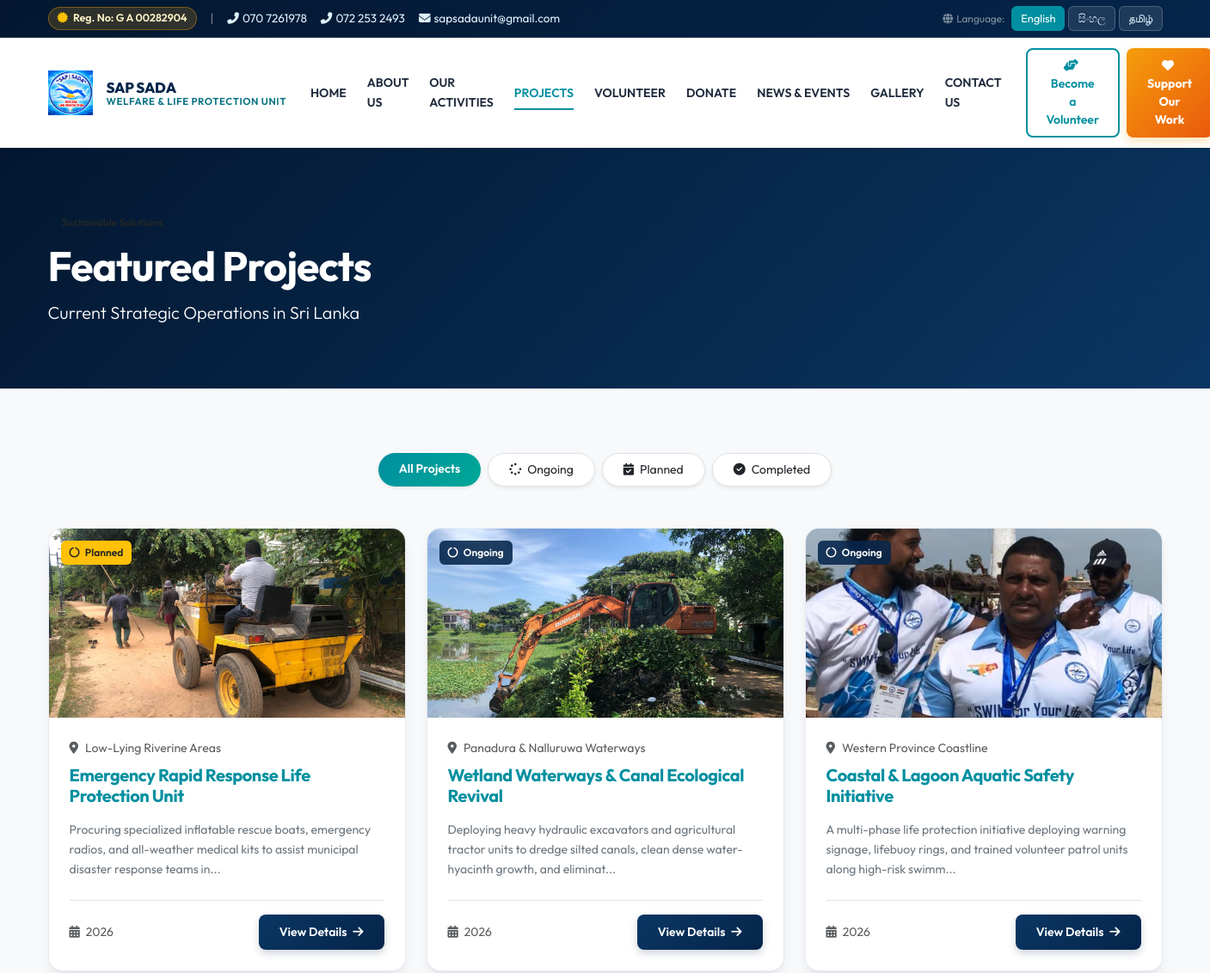
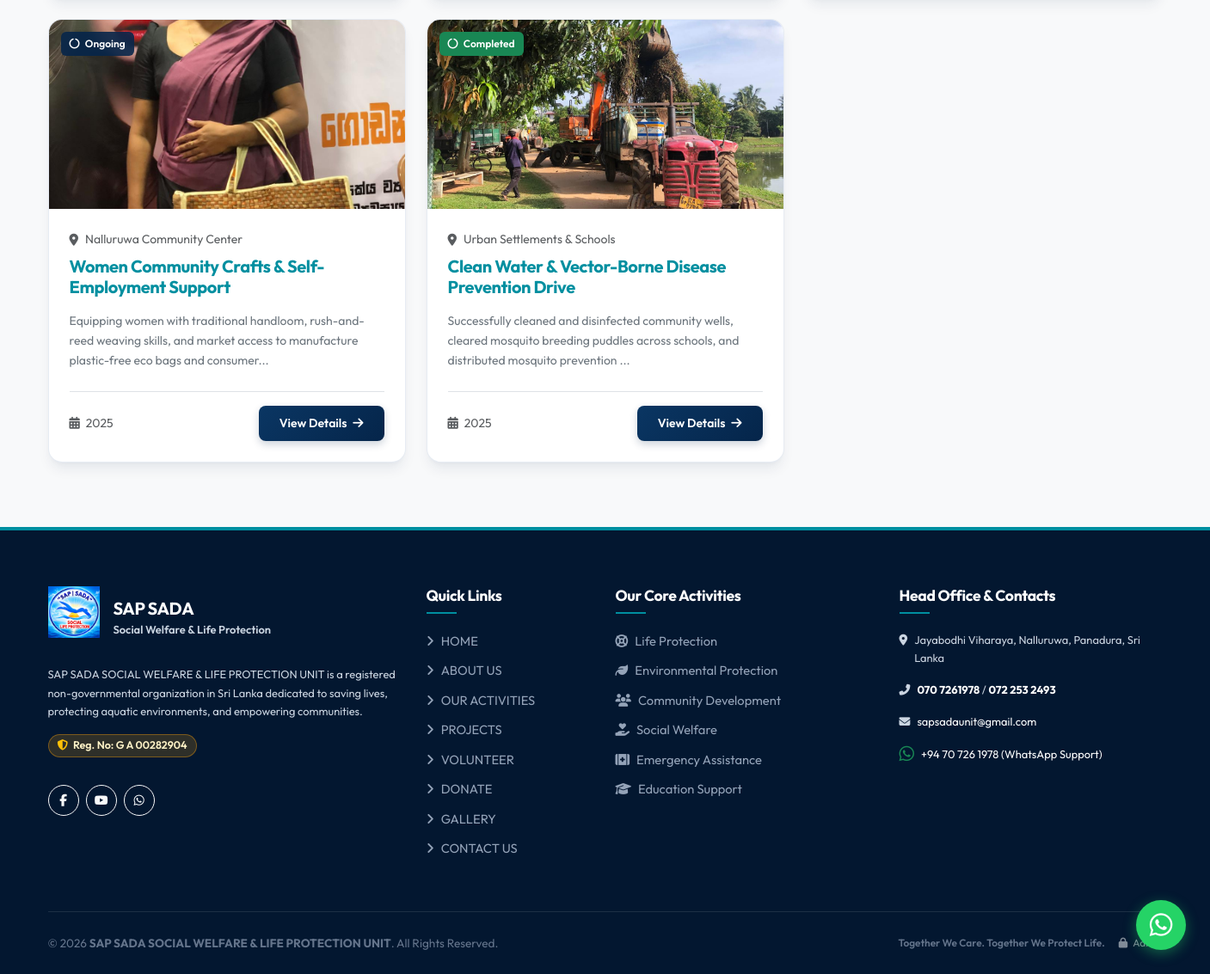
The app's page /projects.php with its own data (2 pictures, top to bottom).
### tables this page shows
CREATE TABLE `projects` (
    `id` INT AUTO_INCREMENT PRIMARY KEY,
    `category` VARCHAR(100) NOT NULL,
    `slug` VARCHAR(150) NOT NULL UNIQUE,
    `featured_image` VARCHAR(255) NOT NULL,
    `location` VARCHAR(150) NOT NULL,
    `start_date` DATE NOT NULL,
    `end_date` DATE NULL,
    `status` ENUM('Planned', 'Ongoing', 'Completed', 'Archived') DEFAULT 'Ongoing',
    `created_at` TIMESTAMP DEFAULT CURRENT_TIMESTAMP
);

### includes/functions.php (called while the page is built, shortened)
<?php
function e(?string $str): string {
    return htmlspecialchars($str ?? '', ENT_QUOTES, 'UTF-8');
}
function clean_input(?string $data): string {
    $data = trim($data);
    $data = stripslashes($data);
    return $data;
}
function __(string $key, ?string $lang = null): string {
    global $sapsada_lang_dictionary;
    $target_lang = $lang ?: CURRENT_LANG;
    if (!isset($sapsada_lang_dictionary[$target_lang])) {
        $lang_file = INCLUDES_PATH . "/languages/{$target_lang}.php";
        if (file_exists($lang_file)) {
            $sapsada_lang_dictionary[$target_lang] = require $lang_file;
        } else {
            $fallback_file = INCLUDES_PATH . "/languages/en.php";
            $sapsada_lang_dictionary[$target_lang] = file_exists($fallback_file) ? require $fallback_file : [];
        }
    }
    if (isset($sapsada_lang_dictionary[$target_lang][$key])) {
        return $sapsada_lang_dictionary[$target_lang][$key];
    }
    return $key;
}

### projects.php (the view, shortened to what this page needs)
<?php
require_once __DIR__ . '/includes/header.php';
$db = get_db();
$status_filter = clean_input($_GET['status'] ?? 'all');
$sql = "
    SELECT p.*, COALESCE(pt.title, p.slug) AS localized_title, COALESCE(pt.description, '') AS localized_desc
    FROM projects p
    LEFT JOIN project_translations pt ON p.id = pt.project_id AND pt.lang = ?
    WHERE p.status != 'Archived'
";
$params = [CURRENT_LANG];
$sql .= " ORDER BY p.start_date DESC";
$stmt = $db->prepare($sql);
$stmt->execute($params);
$projects = $stmt->fetchAll();
?>
<div class="bg-navy py-5 text-white" style="background: linear-gradient(135deg, var(--color-navy-dark) 0%, var(--color-blue-deep) 100%);">
    <div class="container py-4">
        <span class="badge bg-gold text-dark px-3 py-2 rounded-pill fw-bold mb-2">Sustainable Solutions</span>
        <h1 class="display-5 fw-bold text-white mb-2"><?= __('sec_featured_projects') ?></h1>
        <p class="lead text-sky-light mb-0"><?= __('sec_featured_projects_sub') ?></p>
    </div>
</div>
<section class="section-padding bg-light">
    <div class="container">
        <div class="d-flex flex-wrap gap-2 justify-content-center mb-5">
            <a href="projects.php" class="btn <?= $status_filter === 'all' ? 'btn-sapsada-teal' : 'btn-white bg-white text-navy border' ?> btn-sm rounded-pill px-4 py-2 shadow-sm">
                All Projects
            </a>
            <a href="projects.php?status=Ongoing" class="btn <?= $status_filter === 'Ongoing' ? 'btn-sapsada-teal' : 'btn-white bg-white text-navy border' ?> btn-sm rounded-pill px-4 py-2 shadow-sm">
                <i class="fas fa-spinner fa-spin me-1"></i> Ongoing
            </a>
            <a href="projects.php?status=Planned" class="btn <?= $status_filter === 'Planned' ? 'btn-sapsada-teal' : 'btn-white bg-white text-navy border' ?> btn-sm rounded-pill px-4 py-2 shadow-sm">
                <i class="fas fa-calendar-check me-1"></i> Planned
            </a>
            <a href="projects.php?status=Completed" class="btn <?= $status_filter === 'Completed' ? 'btn-sapsada-teal' : 'btn-white bg-white text-navy border' ?> btn-sm rounded-pill px-4 py-2 shadow-sm">
                <i class="fas fa-check-circle me-1"></i> Completed
            </a>
        </div>
        <?php if (!empty($projects)): ?>
            <div class="row g-4">
                <?php foreach ($projects as $proj): ?>
                    <?php
                        $badge_class = 'bg-primary';
                        if ($proj['status'] === 'Ongoing') $badge_class = 'bg-teal';
                        elseif ($proj['status'] === 'Completed') $badge_class = 'bg-success';
                        elseif ($proj['status'] === 'Planned') $badge_class = 'bg-warning text-dark';
                    ?>
                    <div class="col-lg-4 col-md-6">
                        <div class="sapsada-card">
                            <div class="card-img-wrap">
                                <span class="card-badge <?= $badge_class ?>"><i class="fas fa-circle-notch me-1"></i> <?= e($proj['status']) ?></span>
                                <img src="<?= ASSETS_URL ?>/../<?= e($proj['featured_image']) ?>" alt="<?= e($proj['localized_title']) ?>" loading="lazy">
                            </div>
                            <div class="card-body-sapsada">
                                <div class="d-flex align-items-center text-muted small mb-2 gap-2">
                                    <i class="fas fa-map-marker-alt text-teal"></i> <?= e($proj['location']) ?>
                                </div>
                                <h5 class="fw-bold text-navy mb-3">
                                    <a href="project-detail.php?id=<?= $proj['id'] ?>" class="text-navy text-decoration-none hover-teal">
                                        <?= e($proj['localized_title']) ?>
                                    </a>
                                </h5>
                                <div class="text-secondary small mb-4 flex-grow-1">
                                    <?= substr(strip_tags($proj['localized_desc']), 0, 140) ?>...
                                </div>
                                <div class="d-flex justify-content-between align-items-center pt-3 border-top">
                                    <small class="text-muted"><i class="fas fa-calendar-alt me-1"></i> <?= date('Y', strtotime($proj['start_date'])) ?></small>
                                    <a href="project-detail.php?id=<?= $proj['id'] ?>" class="btn btn-sapsada-primary btn-sm">
                                        <?= __('view_details') ?> <i class="fas fa-arrow-right ms-1"></i>
                                    </a>
                                </div>
                            </div>
                        </div>
                    </div>
                <?php endforeach; ?>
            </div>
        <?php endif; ?>
    </div>
</section>
<?php require_once __DIR__ . '/includes/footer.php'; ?>

### assets/css/style.css (style rules this page uses)
:root { --color-navy: #05254a; --color-navy-dark: #031730; --color-blue-deep: #0a3663; --color-teal: #008fa0; --color-teal-dark: #00707e; --color-cyan: #00b4d8; --color-sky-light: #e0f2fe; --color-gold: #f59e0b; --color-gold-hover: #d97706; --color-white: #ffffff; --color-gray-50: #f8fafc; --color-gray-100: #f1f5f9; --color-gray-200: #e2e8f0; --color-gray-600: #475569; --color-gray-800: #1e293b; --color-gray-900: #0f172a; --font-primary: 'Outfit', 'Inter', -apple-system, BlinkMacSystemFont, sans-serif; --font-sinhala: 'Noto Sans Sinhala', 'Outfit', sans-serif; --font-tamil: 'Noto Sans Tamil', 'Outfit', sans-serif; --transition-smooth: all 0.3s cubic-bezier(0.4, 0, 0.2, 1); --shadow-subtle: 0 4px 6px -1px rgba(0, 0, 0, 0.05), 0 2px 4px -2px rgba(0, 0, 0, 0.05); --shadow-card: 0 10px 15px -3px rgba(5, 37, 74, 0.08), 0 4px 6px -4px rgba(5, 37, 74, 0.05); --shadow-elevated: 0 20px 25px -5px rgba(5, 37, 74, 0.12), 0 8px 10px -6px rgba(5, 37, 74, 0.06); --shadow-glow: 0 0 20px rgba(0, 143, 160, 0.35); }
body { font-family: var(--font-primary); color: var(--color-gray-800); background-color: #fbfcfe; line-height: 1.65; overflow-x: hidden; padding-top: 0; }
h1, h2, h3, h4, h5, h6 { color: var(--color-navy); font-weight: 700; letter-spacing: -0.02em; }
a { color: var(--color-teal); text-decoration: none; transition: var(--transition-smooth); }
.btn-sapsada-primary { background: linear-gradient(135deg, var(--color-blue-deep) 0%, var(--color-navy) 100%); color: #ffffff; font-weight: 600; padding: 10px 24px; border-radius: 8px; border: none; box-shadow: 0 4px 10px rgba(5, 37, 74, 0.2); transition: var(--transition-smooth); }
.btn-sapsada-teal { background: linear-gradient(135deg, var(--color-teal) 0%, #00a896 100%); color: #ffffff; font-weight: 600; padding: 10px 24px; border-radius: 8px; border: none; box-shadow: 0 4px 10px rgba(0, 143, 160, 0.2); transition: var(--transition-smooth); }
.section-padding { padding: 75px 0; }
.sapsada-card { background: #ffffff; border-radius: 16px; border: 1px solid rgba(226, 232, 240, 0.8); box-shadow: var(--shadow-card); transition: var(--transition-smooth); overflow: hidden; height: 100%; display: flex; flex-direction: column; }
.card-img-wrap { position: relative; overflow: hidden; height: 220px; }
.card-img-wrap img { width: 100%; height: 100%; object-fit: cover; transition: transform 0.5s ease; }
.card-badge { position: absolute; top: 14px; left: 14px; background: rgba(5, 37, 74, 0.88); color: #ffffff; backdrop-filter: blur(4px); font-size: 0.75rem; font-weight: 600; padding: 4px 10px; border-radius: 6px; z-index: 2; }
.card-body-sapsada { padding: 24px; flex: 1; display: flex; flex-direction: column; }

### records on screen
projects: status "Planned", featured_image (picture), location "Low-Lying Riverine Areas", localized_title "Emergency Rapid Response Life Protection Unit", localized_desc "Procuring specialized inflatable rescue boats, emergency radios, and all-weather medical kits to assist municipal disaster response teams in", start_date "2026"
projects: status "Ongoing", featured_image (picture), location "Panadura & Nalluruwa Waterways", localized_title "Wetland Waterways & Canal Ecological Revival", localized_desc "Deploying heavy hydraulic excavators and agricultural tractor units to dredge silted canals, clean dense water-hyacinth growth, and eliminat", start_date "2026"
projects: status "Ongoing", featured_image (picture), location "Western Province Coastline", localized_title "Coastal & Lagoon Aquatic Safety Initiative", localized_desc "A multi-phase life protection initiative deploying warning signage, lifebuoy rings, and trained volunteer patrol units along high-risk swimm", start_date "2026"
projects: status "Ongoing", featured_image (picture), location "Nalluruwa Community Center", localized_title "Women Community Crafts & Self-Employment Support", localized_desc "Equipping women with traditional handloom, rush-and-reed weaving skills, and market access to manufacture plastic-free eco bags and consumer", start_date "2025"
projects: status "Completed", featured_image (picture), location "Urban Settlements & Schools", localized_title "Clean Water & Vector-Borne Disease Prevention Drive", localized_desc "Successfully cleaned and disinfected community wells, cleared mosquito breeding puddles across schools, and distributed mosquito prevention", start_date "2025"

### other values on screen
__('reg_number_label') "Reg. No"
get_setting('reg_number', ORG_REG_NO) "G A 00282904"
get_setting('phone_primary', ORG_PHONE_1) "070 7261978"
get_setting('phone_secondary', ORG_PHONE_2) "072 253 2493"
get_setting('email_official', ORG_EMAIL) "sapsadaunit@gmail.com"
__('nav_home') "HOME"
__('nav_about') "ABOUT US"
__('nav_activities') "OUR ACTIVITIES"
__('nav_projects') "PROJECTS"
__('nav_volunteer') "VOLUNTEER"
__('nav_donate') "DONATE"
__('nav_news') "NEWS & EVENTS"
__('nav_gallery') "GALLERY"
__('nav_contact') "CONTACT US"
__('nav_volunteer_btn') "Become a Volunteer"
